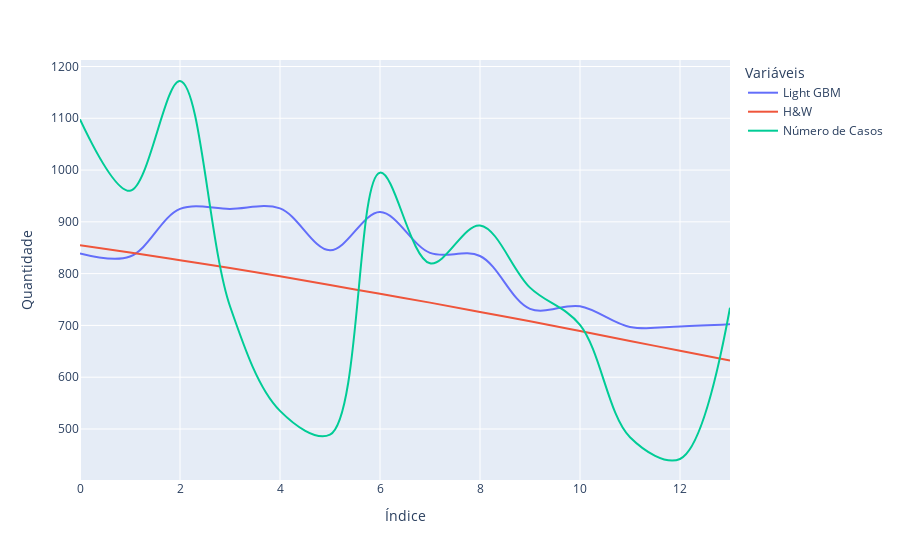

Here is the notebook cell this chart was saved with:
### Code cell
fig = px.line(y=[y_pred.round(), y_test, data_from_newCases['newCases'][-14:]], line_shape='spline', labels={'variable': 'Variáveis', 'index': 'Índice', 'value': 'Quantidade'})

customLegend(fig=fig,nameSwap = {'wide_variable_0': 'Light GBM', 'wide_variable_1': 'H&W', 'wide_variable_2': 'Número de Casos'})

### Figure 1 — Plotly figure (JSON) as saved in the notebook; plotly's stock layout.template omitted (floating-point values rounded to 4 significant figures)
{"data": [{"hovertemplate": "Variáveis=wide_variable_0<br>Índice=%{x}<br>Quantidade=%{y}<extra></extra>", "legendgroup": "wide_variable_0", "line": {"color": "#636efa", "dash": "solid", "shape": "spline"}, "mode": "lines", "name": "Light GBM", "orientation": "v", "showlegend": true, "type": "scatter", "x": [0, 1, 2, 3, 4, 5, 6, 7, 8, 9, 10, 11, 12, 13], "xaxis": "x", "y": [839, 833, 925, 925, 926, 845, 919, 840, 834, 732, 737, 697, 698, 702], "yaxis": "y"}, {"hovertemplate": "Variáveis=wide_variable_1<br>Índice=%{x}<br>Quantidade=%{y}<extra></extra>", "legendgroup": "wide_variable_1", "line": {"color": "#EF553B", "dash": "solid", "shape": "spline"}, "mode": "lines", "name": "H&W", "orientation": "v", "showlegend": true, "type": "scatter", "x": [0, 1, 2, 3, 4, 5, 6, 7, 8, 9, 10, 11, 12, 13], "xaxis": "x", "y": [855, 841, 826, 811, 795, 778, 761, 744, 726, 708, 689, 670, 651, 632], "yaxis": "y"}, {"hovertemplate": "Variáveis=wide_variable_2<br>Índice=%{x}<br>Quantidade=%{y}<extra></extra>", "legendgroup": "wide_variable_2", "line": {"color": "#00cc96", "dash": "solid", "shape": "spline"}, "mode": "lines", "name": "Número de Casos", "orientation": "v", "showlegend": true, "type": "scatter", "x": [0, 1, 2, 3, 4, 5, 6, 7, 8, 9, 10, 11, 12, 13], "xaxis": "x", "y": [1098, 960, 1172, 737, 535, 489, 995, 820, 893, 773, 701, 484, 442, 734], "yaxis": "y"}], "layout": {"legend": {"title": {"text": "Variáveis"}, "tracegroupgap": 0}, "margin": {"t": 60}, "xaxis": {"anchor": "y", "domain": [0, 1], "title": {"text": "Índice"}}, "yaxis": {"anchor": "x", "domain": [0, 1], "title": {"text": "Quantidade"}}}}
